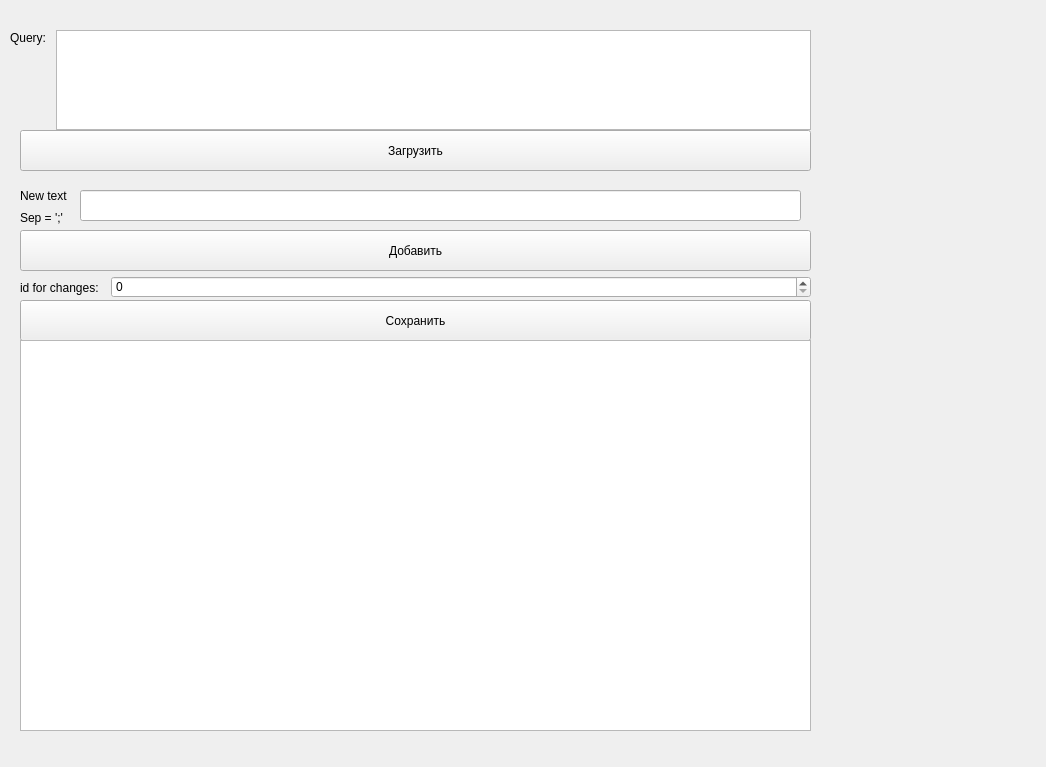
<?xml version="1.0" encoding="UTF-8"?>
<ui version="4.0">
 <class>Form</class>
 <widget class="QWidget" name="Form">
  <property name="geometry">
   <rect>
    <x>0</x>
    <y>0</y>
    <width>1046</width>
    <height>767</height>
   </rect>
  </property>
  <property name="windowTitle">
   <string>Form</string>
  </property>
  <widget class="QPushButton" name="pushButton">
   <property name="geometry">
    <rect>
     <x>20</x>
     <y>130</y>
     <width>791</width>
     <height>41</height>
    </rect>
   </property>
   <property name="text">
    <string>Загрузить</string>
   </property>
  </widget>
  <widget class="QPushButton" name="pushButton_2">
   <property name="geometry">
    <rect>
     <x>20</x>
     <y>300</y>
     <width>791</width>
     <height>41</height>
    </rect>
   </property>
   <property name="text">
    <string>Сохранить</string>
   </property>
  </widget>
  <widget class="QSpinBox" name="spinBox">
   <property name="geometry">
    <rect>
     <x>111</x>
     <y>276</y>
     <width>700</width>
     <height>22</height>
    </rect>
   </property>
  </widget>
  <widget class="QLabel" name="label">
   <property name="geometry">
    <rect>
     <x>20</x>
     <y>280</y>
     <width>87</width>
     <height>16</height>
    </rect>
   </property>
   <property name="text">
    <string>id for changes:</string>
   </property>
  </widget>
  <widget class="QTableWidget" name="tableWidget">
   <property name="geometry">
    <rect>
     <x>20</x>
     <y>340</y>
     <width>791</width>
     <height>391</height>
    </rect>
   </property>
  </widget>
  <widget class="QTextEdit" name="textEdit">
   <property name="geometry">
    <rect>
     <x>56</x>
     <y>30</y>
     <width>755</width>
     <height>100</height>
    </rect>
   </property>
  </widget>
  <widget class="QPushButton" name="pushButton_3">
   <property name="geometry">
    <rect>
     <x>20</x>
     <y>230</y>
     <width>791</width>
     <height>41</height>
    </rect>
   </property>
   <property name="text">
    <string>Добавить</string>
   </property>
  </widget>
  <widget class="QLabel" name="label_2">
   <property name="geometry">
    <rect>
     <x>10</x>
     <y>30</y>
     <width>55</width>
     <height>16</height>
    </rect>
   </property>
   <property name="text">
    <string>Query:</string>
   </property>
  </widget>
  <widget class="QLabel" name="label_3">
   <property name="geometry">
    <rect>
     <x>20</x>
     <y>180</y>
     <width>55</width>
     <height>31</height>
    </rect>
   </property>
   <property name="text">
    <string>New text</string>
   </property>
  </widget>
  <widget class="QLabel" name="label_4">
   <property name="geometry">
    <rect>
     <x>20</x>
     <y>210</y>
     <width>55</width>
     <height>16</height>
    </rect>
   </property>
   <property name="text">
    <string>Sep = ';'</string>
   </property>
  </widget>
  <widget class="QLineEdit" name="lineEdit">
   <property name="geometry">
    <rect>
     <x>80</x>
     <y>190</y>
     <width>721</width>
     <height>31</height>
    </rect>
   </property>
  </widget>
 </widget>
 <resources/>
 <connections/>
</ui>
